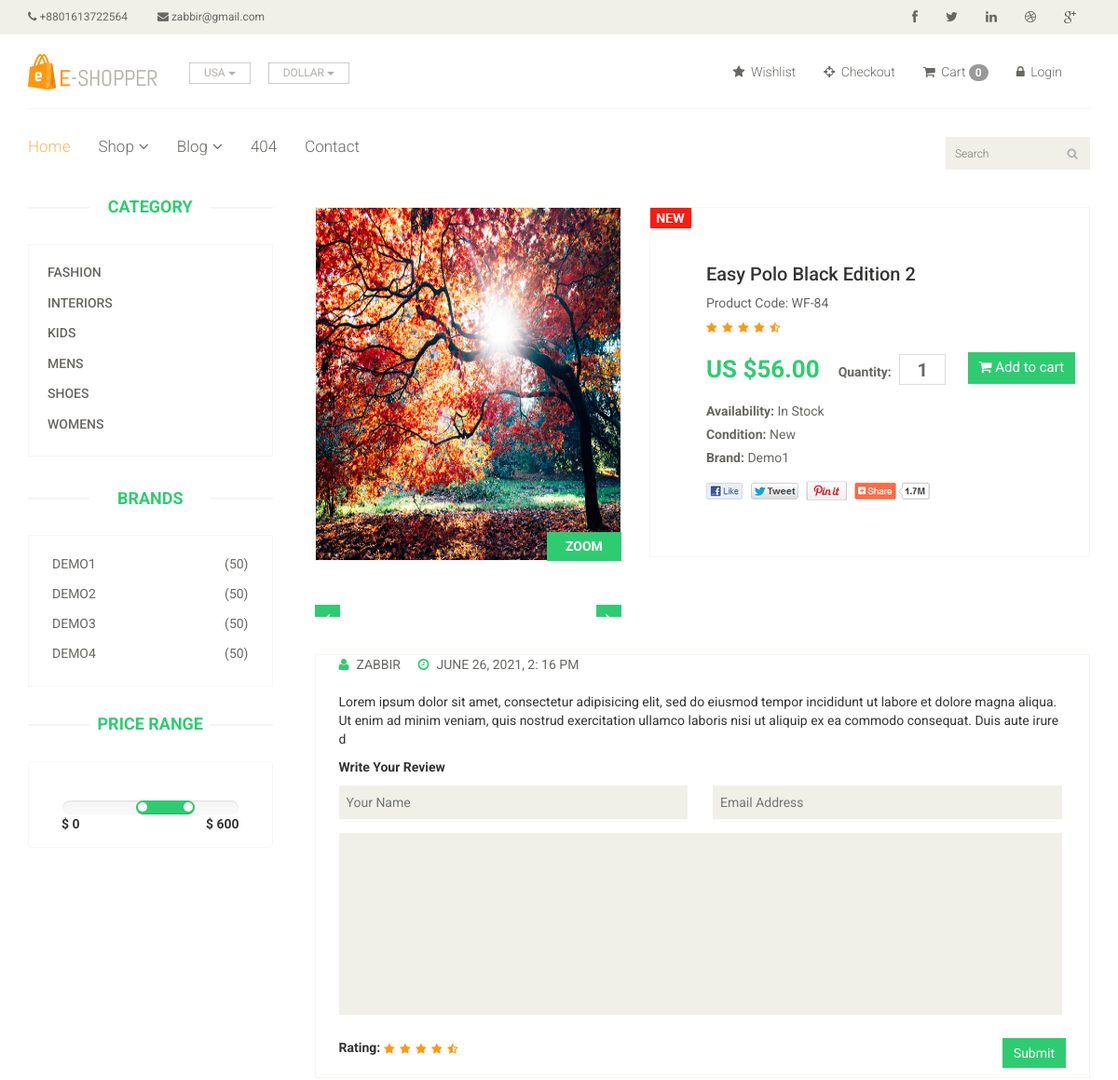
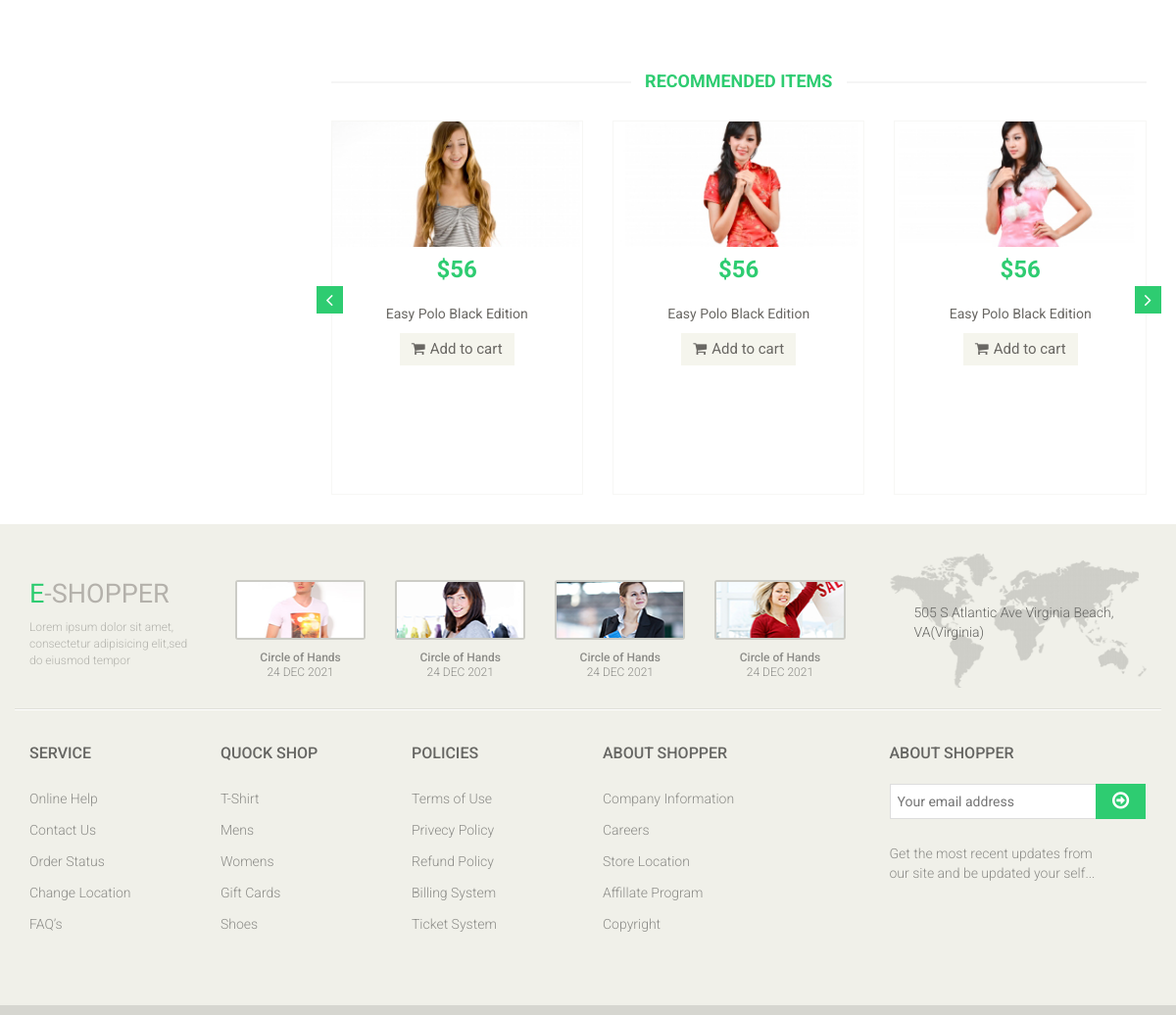
The app's page /product-details.php?single_product_details=9 with its own data (2 pictures, top to bottom).
### tables this page shows
CREATE TABLE `category_table` (
  `categoryId` int(11) NOT NULL,
  `category` varchar(55) NOT NULL
);

CREATE TABLE `brand_table` (
  `brandId` int(11) NOT NULL,
  `brandName` varchar(55) NOT NULL
);

CREATE TABLE `products_table` (
  `productId` int(11) NOT NULL,
  `productName` varchar(55) NOT NULL,
  `brandId` int(11) NOT NULL,
  `categoryId` int(11) NOT NULL,
  `price` float(11,2) NOT NULL,
  `products_details` varchar(255) NOT NULL,
  `image` varchar(55) NOT NULL,
  `productCode` varchar(55) NOT NULL,
  `type` int(11) NOT NULL,
  `postTime` datetime NOT NULL DEFAULT current_timestamp() ON UPDATE current_timestamp(),
  `author` varchar(55) NOT NULL
);

### libs/Database.php (called while the page is built, shortened)
<?php
class Database{
    public $host   = DB_HOST;
    public $user   = DB_USER;
    public $pass   = DB_PASS;
    public $dbname = DB_NAME;
    public $link;
    public function dbConnect(){
        $this->link = new mysqli($this->host, $this->user, $this->pass, $this->dbname);
    }
    public function readData($query){
        $result = $this->link->query($query) or die($this->link->error.__LINE__);
        if($result->num_rows > 0){
            return $result;
        }
        else {
            return false;
        }
    }
}
?>

### libs/Category.php (called while the page is built, shortened)
<?php
class Category{
	private $db;
 	public function __construct(){
 		$this->db = new Database();
 	}
 	public function getAllCat(){
 		$query = "SELECT * FROM category_table ORDER BY category ASC";
 		$result = $this->db->readData($query);
 		return $result;
 	}
}
?>

### libs/Brand.php (called while the page is built, shortened)
<?php
class Brand{
	private $db;
 	public function __construct(){
 		$this->db = new Database();
 	}
 	public function getAllBrand(){
 		$query = "SELECT * FROM brand_table ORDER BY brandId ASC";
 		$result = $this->db->readData($query);
 		return $result;
 	}
}
?>

### libs/Products.php (called while the page is built, shortened)
<?php
class Products{
	private $db;
 	public function __construct(){
 		$this->db = new Database();
 	}
    public function showSinglePro($productId){
        $productId = $productId;
        $query = "SELECT p.*, c.category, b.brandName
        FROM products_table as p, category_table as c, brand_table as b WHERE p.categoryId = c.categoryId
        AND p.brandId = b.brandId AND p.productId = '$productId'";
        $result = $this->db->readData($query);
        return $result;
    }
}
?>

### libs/Helpers.php (called while the page is built, shortened)
<?php
class Helpers{
	public function formatTime($date){
		return date('F j, Y, g: i a', strtotime($date));
	}
}
?>

### product-details.php (the view, shortened to what this page needs)
<?php include "include/header.php" ?>
<?php
    if (!isset($_GET['single_product_details']) OR $_GET['single_product_details'] == NULL ) {
        echo "<script>window.location='index.php';</script>";
    }
    else{
        $productId = $_GET['single_product_details'];
        $getSinglePro  = $pro->showSinglePro($productId);
    }
?>
	<section>
		<div class="container">
			<div class="row">
				<div class="col-sm-3">
					<?php include "include/sidebar.php" ?>
				</div>
				<div class="col-sm-9 padding-right">
					<?php
						if ($getSinglePro) {
							while ($value = $getSinglePro->fetch_assoc()) {
					?>
					<div class="product-details">
						<div class="col-sm-5">
							<div class="view-product">
								<img src="admin/<?php echo $value['image']; ?>" alt="" />
								<h3>ZOOM</h3>
							</div>
							<div id="similar-product" class="carousel slide" data-ride="carousel">
								    <div class="carousel-inner">
										<div class="item active">
										  <a href=""><img src="images/product-details/similar1.jpg" alt=""></a>
										  <a href=""><img src="images/product-details/similar2.jpg" alt=""></a>
										  <a href=""><img src="images/product-details/similar3.jpg" alt=""></a>
										</div>
									</div>
								  <a class="left item-control" href="#similar-product" data-slide="prev">
									<i class="fa fa-angle-left"></i>
								  </a>
								  <a class="right item-control" href="#similar-product" data-slide="next">
									<i class="fa fa-angle-right"></i>
								  </a>
							</div>
						</div>
						<div class="col-sm-7">
							<div class="product-information">
								<img src="images/product-details/new.jpg" class="newarrival" alt="" />
								<h2><?php echo $value['productName']; ?></h2>
								<p>Product Code: <?php echo $value['productCode']; ?></p>
								<img src="images/product-details/rating.png" alt="" />
								<form action="#" method="POST">
									<span>
										<span>US $<?php echo $value['price']; ?></span>
										<label>Quantity:</label>
										<input type="text" value="1" name="quantity" />
										<button type="submit" class="btn btn-fefault cart">
											<i class="fa fa-shopping-cart"></i>
											Add to cart
										</button>
									</span>
								</form>
								<p><b>Availability:</b> In Stock</p>
								<p><b>Condition:</b> New</p>
								<p><b>Brand:</b> <?php echo $value['brandName']; ?></p>
								<a href=""><img src="images/product-details/share.png" class="share img-responsive"  alt="" /></a>
							</div>
						</div>
					</div>
					<div class="category-tab shop-details-tab">
						<div class="pro-details" id="reviews" >
							<div class="col-sm-12">
								<ul>
									<li><a href="#"><i class="fa fa-user"></i><?php echo $value['author']; ?></a></li>
									<li><a href="#"><i class="fa fa-clock-o"></i><?php echo $helper ->formatTime($value['postTime']); ?></a></li>
								</ul>
								<p><?php echo $value['products_details']; ?></p>
								<p><b>Write Your Review</b></p>
								<form action="#">
									<span>
										<input type="text" placeholder="Your Name"/>
										<input type="email" placeholder="Email Address"/>
									</span>
									<textarea name="" ></textarea>
									<b>Rating: </b> <img src="images/product-details/rating.png" alt="" />
									<button type="button" class="btn btn-default pull-right">
										Submit
									</button>
								</form>
							</div>
						</div>
					</div>
					<?php } }?>
					<div class="recommended_items">
						<h2 class="title text-center">recommended items</h2>
						<div id="recommended-item-carousel" class="carousel slide" data-ride="carousel">
							<div class="carousel-inner">
								<div class="item active">
									<div class="col-sm-4">
										<div class="product-image-wrapper">
											<div class="single-products">
												<div class="productinfo text-center">
													<img src="images/home/recommend1.jpg" alt="" />
													<h2>$56</h2>
													<p>Easy Polo Black Edition</p>
													<button type="button" class="btn btn-default add-to-cart"><i class="fa fa-shopping-cart"></i>Add to cart</button>
												</div>
											</div>
										</div>
									</div>
									<div class="col-sm-4">
										<div class="product-image-wrapper">
											<div class="single-products">
												<div class="productinfo text-center">
													<img src="images/home/recommend2.jpg" alt="" />
													<h2>$56</h2>
													<p>Easy Polo Black Edition</p>
													<button type="button" class="btn btn-default add-to-cart"><i class="fa fa-shopping-cart"></i>Add to cart</button>
												</div>
											</div>
										</div>
									</div>
									<div class="col-sm-4">
										<div class="product-image-wrapper">
											<div class="single-products">
												<div class="productinfo text-center">
													<img src="images/home/recommend3.jpg" alt="" />
													<h2>$56</h2>
													<p>Easy Polo Black Edition</p>
													<button type="button" class="btn btn-default add-to-cart"><i class="fa fa-shopping-cart"></i>Add to cart</button>
												</div>
											</div>
										</div>
									</div>
								</div>
							</div>
							 <a class="left recommended-item-control" href="#recommended-item-carousel" data-slide="prev">
								<i class="fa fa-angle-left"></i>
							  </a>
							  <a class="right recommended-item-control" href="#recommended-item-carousel" data-slide="next">
								<i class="fa fa-angle-right"></i>
							  </a>
						</div>
					</div>
				</div>
			</div>
		</div>
	</section>
<?php include "include/footer.php" ?>

### include/sidebar.php (shortened to what this page needs)
<div class="left-sidebar">
	<h2>Category</h2>
	<div class="panel-group category-products" id="accordian">
		<?php
			$getCategory = $cat->getAllCat();
			if ($getCategory) {
				while ($value = $getCategory->fetch_assoc()) {
        ?>
		<div class="panel panel-default">
			<div class="panel-heading">
				<h4 class="panel-title"><a href="productby-category.php?products_by_category=<?php echo $value['categoryId']; ?>&show_products"><?php echo $value['category']; ?></a></h4>
			</div>
		</div>
	<?php } } ?>
	</div>
	<div class="brands_products">
		<h2>Brands</h2>
		<div class="brands-name">
			<ul class="nav nav-pills nav-stacked">
				<?php
                    $showBrand = $brand->getAllBrand();
                    if ($showBrand) {
                        while ($brandValue = $showBrand->fetch_assoc()) {
                ?>
				<li><a href="productby-brand.php?products_by_brand=<?php echo $brandValue['brandId']; ?>&show_products"> <span class="pull-right">(50)</span><?php echo $brandValue['brandName']; ?></a></li>
				<?php } }else{ ?>
				<li><a href="#"> <span class="pull-right">(0)</span>No Brand</a></li>
				<?php } ?>
			</ul>
		</div>
	</div>
	<div class="price-range">
		<h2>Price Range</h2>
		<div class="well text-center">
			 <input type="text" class="span2" value="" data-slider-min="0" data-slider-max="600" data-slider-step="5" data-slider-value="[250,450]" id="sl2" ><br />
			 <b class="pull-left">$ 0</b> <b class="pull-right">$ 600</b>
		</div>
	</div>
</div>

### records on screen
category_table: category "FASHION"
category_table: category "INTERIORS"
category_table: category "KIDS"
category_table: category "MENS"
category_table: category "SHOES"
category_table: category "WOMENS"
brand_table: brandName "DEMO1"
brand_table: brandName "DEMO2"
brand_table: brandName "DEMO3"
brand_table: brandName "DEMO4"
products_table: image (picture), productName "Easy Polo Black Edition 2", productCode "WF-84", price "56.00", brandId.brandName "Demo1", author "ZABBIR", postTime "JUNE 26, 2021, 2: 16 PM", products_details "Lorem ipsum dolor sit amet, consectetur adipisicing elit, sed do eiusmod tempor incididunt ut labore et dolore magna aliqua. Ut enim ad minim veniam, quis nostrud exercitation ullamco laboris nisi ut aliquip ex ea commodo consequat. Duis aute irure d"
